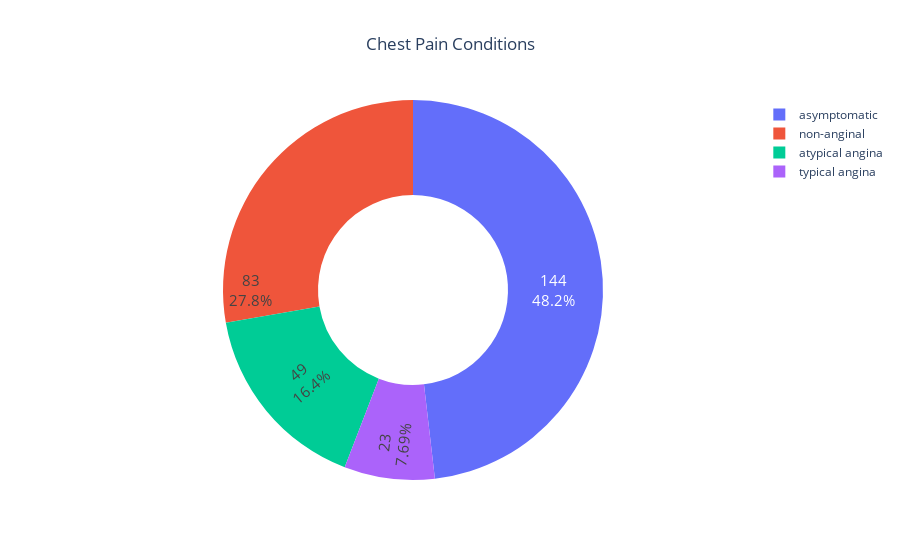

The notebook cell this image was saved under:
### Markdown cell above
## 1.6 CP(Chest Pain Type) Propotions

### Code cell
df=data['cp'].value_counts().reset_index().rename(columns={'index':'cp','cp':'count'})
fig = go.Figure([go.Pie(labels=df['cp'],values=df['count'], hole = 0.5)])
fig.update_traces(hoverinfo='label+percent', textinfo='value+percent', textfont_size=15,insidetextorientation='radial')
fig.update_layout(title="Chest Pain Conditions",title_x=0.5)
fig.show()

### Figure 1 — Plotly figure (JSON) as saved in the notebook; plotly's stock layout.template omitted (floating-point values rounded to 4 significant figures)
{"data": [{"hole": 0.5, "hoverinfo": "label+percent", "insidetextorientation": "radial", "labels": ["asymptomatic", "non-anginal", "atypical angina", "typical angina"], "textfont": {"size": 15}, "textinfo": "value+percent", "type": "pie", "values": [144, 83, 49, 23]}], "layout": {"title": {"text": "Chest Pain Conditions", "x": 0.5}}}
